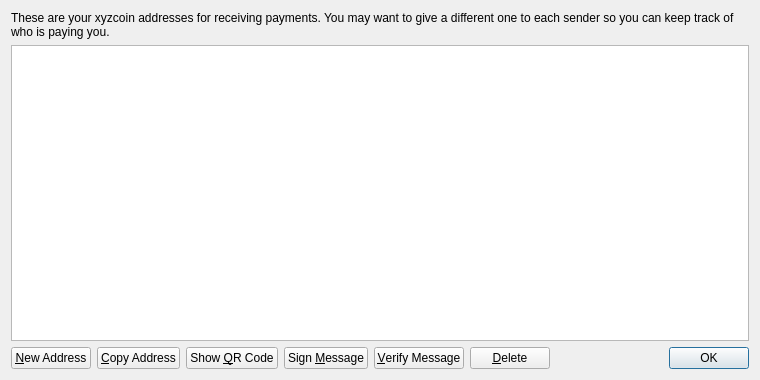
<?xml version="1.0" encoding="UTF-8"?>
<ui version="4.0">
 <class>AddressBookPage</class>
 <widget class="QWidget" name="AddressBookPage">
  <property name="geometry">
   <rect>
    <x>0</x>
    <y>0</y>
    <width>760</width>
    <height>380</height>
   </rect>
  </property>
  <property name="windowTitle">
   <string>Address Book</string>
  </property>
  <property name="styleSheet">
   <string notr="true">background-image: url(:/images/gr);</string>
  </property>
  <layout class="QVBoxLayout" name="verticalLayout">
   <item>
    <widget class="QLabel" name="labelExplanation">
     <property name="text">
      <string>These are your xyzcoin addresses for receiving payments. You may want to give a different one to each sender so you can keep track of who is paying you.</string>
     </property>
     <property name="textFormat">
      <enum>Qt::PlainText</enum>
     </property>
     <property name="wordWrap">
      <bool>true</bool>
     </property>
    </widget>
   </item>
   <item>
    <widget class="QTableView" name="tableView">
     <property name="contextMenuPolicy">
      <enum>Qt::CustomContextMenu</enum>
     </property>
     <property name="toolTip">
      <string>Double-click to edit address or label</string>
     </property>
     <property name="tabKeyNavigation">
      <bool>false</bool>
     </property>
     <property name="alternatingRowColors">
      <bool>true</bool>
     </property>
     <property name="selectionMode">
      <enum>QAbstractItemView::SingleSelection</enum>
     </property>
     <property name="selectionBehavior">
      <enum>QAbstractItemView::SelectRows</enum>
     </property>
     <property name="sortingEnabled">
      <bool>true</bool>
     </property>
     <attribute name="verticalHeaderVisible">
      <bool>false</bool>
     </attribute>
    </widget>
   </item>
   <item>
    <layout class="QHBoxLayout" name="horizontalLayout">
     <item>
      <widget class="QPushButton" name="newAddressButton">
       <property name="toolTip">
        <string>Create a new address</string>
       </property>
       <property name="text">
        <string>&amp;New Address</string>
       </property>
       <property name="icon">
        <iconset resource="../bitcoin.qrc">
         <normaloff>:/icons/add</normaloff>:/icons/add</iconset>
       </property>
      </widget>
     </item>
     <item>
      <widget class="QPushButton" name="copyToClipboard">
       <property name="toolTip">
        <string>Copy the currently selected address to the system clipboard</string>
       </property>
       <property name="text">
        <string>&amp;Copy Address</string>
       </property>
       <property name="icon">
        <iconset resource="../bitcoin.qrc">
         <normaloff>:/icons/editcopy</normaloff>:/icons/editcopy</iconset>
       </property>
      </widget>
     </item>
     <item>
      <widget class="QPushButton" name="showQRCode">
       <property name="text">
        <string>Show &amp;QR Code</string>
       </property>
       <property name="icon">
        <iconset resource="../bitcoin.qrc">
         <normaloff>:/icons/qrcode</normaloff>:/icons/qrcode</iconset>
       </property>
      </widget>
     </item>
     <item>
      <widget class="QPushButton" name="signMessage">
       <property name="toolTip">
        <string>Sign a message to prove you own a xyzcoin address</string>
       </property>
       <property name="text">
        <string>Sign &amp;Message</string>
       </property>
       <property name="icon">
        <iconset resource="../bitcoin.qrc">
         <normaloff>:/icons/edit</normaloff>:/icons/edit</iconset>
       </property>
      </widget>
     </item>
     <item>
      <widget class="QPushButton" name="verifyMessage">
       <property name="toolTip">
        <string>Verify a message to ensure it was signed with a specified xyzcoin address</string>
       </property>
       <property name="text">
        <string>&amp;Verify Message</string>
       </property>
       <property name="icon">
        <iconset resource="../bitcoin.qrc">
         <normaloff>:/icons/transaction_0</normaloff>:/icons/transaction_0</iconset>
       </property>
      </widget>
     </item>
     <item>
      <widget class="QPushButton" name="deleteButton">
       <property name="toolTip">
        <string>Delete the currently selected address from the list</string>
       </property>
       <property name="text">
        <string>&amp;Delete</string>
       </property>
       <property name="icon">
        <iconset resource="../bitcoin.qrc">
         <normaloff>:/icons/remove</normaloff>:/icons/remove</iconset>
       </property>
      </widget>
     </item>
     <item>
      <spacer name="horizontalSpacer">
       <property name="orientation">
        <enum>Qt::Horizontal</enum>
       </property>
       <property name="sizeHint" stdset="0">
        <size>
         <width>40</width>
         <height>20</height>
        </size>
       </property>
      </spacer>
     </item>
     <item>
      <widget class="QDialogButtonBox" name="buttonBox">
       <property name="sizePolicy">
        <sizepolicy hsizetype="Maximum" vsizetype="Fixed">
         <horstretch>0</horstretch>
         <verstretch>0</verstretch>
        </sizepolicy>
       </property>
       <property name="standardButtons">
        <set>QDialogButtonBox::Ok</set>
       </property>
      </widget>
     </item>
    </layout>
   </item>
  </layout>
 </widget>
 <resources>
  <include location="../bitcoin.qrc"/>
 </resources>
 <connections/>
</ui>
